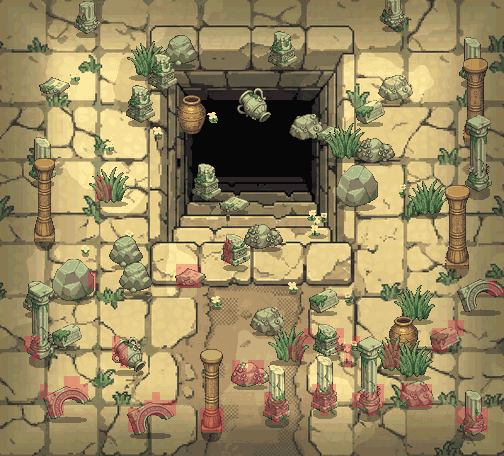

A level layout from a 2D game, rendered from its tile map. Below: a short description, then the map file with its tile-grid data intact:
An orthogonal 63x57 tile map with 8x8 px tiles, 1 tile layer (collision_8px), 1 image layer.

<map version="1.10" tiledversion="1.10.2" orientation="orthogonal" renderorder="right-down" width="63" height="57" tilewidth="8" tileheight="8" infinite="0" nextlayerid="4" nextobjectid="1">
 <properties>
  <property name="moteur" value="RogueEssence / PMDO" />
  <property name="case_lecture_px" type="int" value="24" />
  <property name="viewport" value="320x240" />
 </properties>
 <tileset firstgid="1" source="brosse_collision.tsx" />
 <imagelayer id="1" name="fond">
  <image source="fond.png" width="504" height="456" />
 </imagelayer>
 <layer id="2" name="collision_8px" width="63" height="57" opacity="0.55">
  <data encoding="csv">
1,1,1,1,1,1,1,1,1,1,1,1,1,1,1,1,1,1,1,1,1,1,1,1,1,1,1,1,1,1,1,1,1,1,1,1,1,1,1,1,1,1,1,1,1,1,1,1,1,1,1,1,1,1,1,1,1,1,1,1,1,1,1,
1,1,1,1,1,1,1,1,1,1,1,1,1,1,1,1,1,1,1,1,1,1,1,1,1,1,1,1,1,1,1,1,1,1,1,1,1,1,1,1,1,1,1,1,1,1,1,1,1,1,1,1,1,1,1,1,1,1,1,1,1,1,1,
1,1,1,1,1,1,1,1,1,1,1,1,1,1,1,1,1,1,1,1,1,1,1,1,1,1,1,1,1,1,1,1,1,1,1,1,1,1,1,1,1,1,1,1,1,1,1,1,1,1,1,1,1,1,1,1,1,1,1,1,1,1,1,
1,1,1,1,1,1,1,1,1,1,1,1,1,1,1,1,1,1,1,1,1,1,1,1,1,1,1,1,1,1,1,1,1,1,1,1,1,1,1,1,1,1,1,1,1,1,1,1,1,1,1,1,1,1,1,1,1,1,1,1,1,1,1,
1,1,1,1,1,1,1,1,1,1,1,1,1,1,1,1,1,1,1,1,1,1,1,1,1,1,1,1,1,1,1,1,1,1,1,1,1,1,1,1,1,1,1,1,1,1,1,1,1,1,1,1,1,1,1,1,1,1,1,1,1,1,1,
1,1,1,1,1,1,1,1,1,1,1,1,1,1,1,1,1,1,1,1,1,1,1,1,1,1,1,1,1,1,1,1,1,1,1,1,1,1,1,1,1,1,1,1,1,1,1,1,1,1,1,1,1,1,1,1,1,1,1,1,1,1,1,
1,1,1,1,1,1,1,1,1,1,1,1,1,1,1,1,1,1,1,1,1,1,1,1,1,1,1,1,1,1,1,1,1,1,1,1,1,1,1,1,1,1,1,1,1,1,1,1,1,1,1,1,1,1,1,1,1,1,1,1,1,1,1,
1,1,1,1,1,1,1,1,1,1,1,1,1,1,1,1,1,1,1,1,1,1,1,1,1,1,1,1,1,1,1,1,1,1,1,1,1,1,1,1,1,1,1,1,1,1,1,1,1,1,1,1,1,1,1,1,1,1,1,1,1,1,1,
1,1,1,1,1,1,1,1,1,1,1,1,1,1,1,1,1,1,1,1,1,1,1,1,1,1,1,1,1,1,1,1,1,1,1,1,1,1,1,1,1,1,1,1,1,1,1,1,1,1,1,1,1,1,1,1,1,1,1,1,1,1,1,
1,1,1,1,1,1,1,1,1,1,1,1,1,1,1,1,1,1,1,1,1,1,1,1,1,1,1,1,1,1,1,1,1,1,1,1,1,1,1,1,1,1,1,1,1,1,1,1,1,1,1,1,1,1,1,1,1,1,1,1,1,1,1,
1,1,1,1,1,1,1,1,1,1,1,1,1,1,1,1,1,1,1,1,1,1,1,1,1,1,1,1,1,1,1,1,1,1,1,1,1,1,1,1,1,1,1,1,1,1,1,1,1,1,1,1,1,1,1,1,1,1,1,1,1,1,1,
1,1,1,1,1,1,1,1,1,1,1,1,1,1,1,1,1,1,1,1,1,1,1,1,1,1,1,1,1,1,1,1,1,1,1,1,1,1,1,1,1,1,1,1,1,1,1,1,1,1,1,1,1,1,1,1,1,1,1,1,1,1,1,
1,1,1,1,1,1,1,1,1,1,1,1,1,1,1,1,1,1,1,1,1,1,1,1,1,1,1,1,1,1,1,1,1,1,1,1,1,1,1,1,1,1,1,1,1,1,1,1,1,1,1,1,1,1,1,1,1,1,1,1,1,1,1,
1,1,1,1,1,1,1,1,1,1,1,1,1,1,1,1,1,1,1,1,1,1,1,1,1,1,1,1,1,1,1,1,1,1,1,1,1,1,1,1,1,1,1,1,1,1,1,1,1,1,1,1,1,1,1,1,1,1,1,1,1,1,1,
1,1,1,1,1,1,1,1,1,1,1,1,1,1,1,1,1,1,1,1,1,1,1,1,1,1,1,1,1,1,1,1,1,1,1,1,1,1,1,1,1,1,1,1,1,1,1,1,1,1,1,1,1,1,1,1,1,1,1,1,1,1,1,
1,1,1,1,1,1,1,1,1,1,1,1,1,1,1,1,1,1,1,1,1,1,1,1,1,1,1,1,1,1,1,1,1,1,1,1,1,1,1,1,1,1,1,1,1,1,1,1,1,1,1,1,1,1,1,1,1,1,1,1,1,1,1,
1,1,1,1,1,1,1,1,1,1,1,1,1,1,1,1,1,1,1,1,1,1,1,1,1,1,1,1,1,1,1,1,1,1,1,1,1,1,1,1,1,1,1,1,1,1,1,1,1,1,1,1,1,1,1,1,1,1,1,1,1,1,1,
1,1,1,1,1,1,1,1,1,1,1,1,1,1,1,1,1,1,1,1,1,1,1,1,1,1,1,1,1,1,1,1,1,1,1,1,1,1,1,1,1,1,1,1,1,1,1,1,1,1,1,1,1,1,1,1,1,1,1,1,1,1,1,
1,1,1,1,1,1,1,1,1,1,1,1,1,1,1,1,1,1,1,1,1,1,1,1,1,1,1,1,1,1,1,1,1,1,1,1,1,1,1,1,1,1,1,1,1,1,1,1,1,1,1,1,1,1,1,1,1,1,1,1,1,1,1,
1,1,1,1,1,1,1,1,1,1,1,1,1,1,1,1,1,1,1,1,1,1,1,1,1,1,1,1,1,1,1,1,1,1,1,1,1,1,1,1,1,1,1,1,1,1,1,1,1,1,1,1,1,1,1,1,1,1,1,1,1,1,1,
1,1,1,1,1,1,1,1,1,1,1,1,1,1,1,1,1,1,1,1,1,1,1,1,1,1,1,1,1,1,1,1,1,1,1,1,1,1,1,1,1,1,1,1,1,1,1,1,1,1,1,1,1,1,1,1,1,1,1,1,1,1,1,
1,1,1,1,1,1,1,1,1,1,1,1,1,1,1,1,1,1,1,1,1,1,1,1,1,1,1,1,1,1,1,1,1,1,1,1,1,1,1,1,1,1,1,1,1,1,1,1,1,1,1,1,1,1,1,1,1,1,1,1,1,1,1,
1,1,1,1,1,1,1,1,1,1,1,1,2,1,1,1,1,1,1,1,1,1,1,1,1,1,1,1,1,1,1,1,1,1,1,1,1,1,1,1,1,1,1,1,1,1,1,1,1,1,1,1,1,1,1,1,1,1,1,1,1,1,1,
1,1,1,1,1,1,1,1,1,1,1,1,2,2,1,1,1,1,1,1,1,1,1,1,1,1,1,1,1,1,1,1,1,1,1,1,1,1,1,1,1,1,1,1,1,1,1,1,1,1,1,1,1,1,1,1,1,1,1,1,1,1,1,
1,1,1,1,1,1,1,1,1,1,1,1,2,2,1,1,1,1,1,1,1,1,1,1,1,1,1,1,1,1,1,1,1,1,1,1,1,1,1,1,1,1,1,1,1,1,1,1,1,1,1,1,1,1,1,1,1,1,1,1,1,1,1,
1,1,1,1,1,1,1,1,1,1,1,1,1,1,1,1,1,1,1,1,1,1,1,1,1,1,1,1,1,1,1,1,1,1,1,1,1,1,1,1,1,1,1,1,1,1,1,1,1,1,1,1,1,1,1,1,1,1,1,1,1,1,1,
1,1,1,1,1,1,1,1,1,1,1,1,1,1,1,1,1,1,1,1,1,1,1,1,1,1,1,1,1,1,1,1,1,1,1,1,1,1,1,1,1,1,1,1,1,1,1,1,1,1,1,1,1,1,1,1,1,1,1,1,1,1,1,
1,1,1,1,1,1,1,1,1,1,1,1,1,1,1,1,1,1,1,1,1,1,1,1,1,1,1,1,1,1,1,1,1,1,1,1,1,1,1,1,1,1,1,1,1,1,1,1,1,1,1,1,1,1,1,1,1,1,1,1,1,1,1,
1,1,1,1,1,1,1,1,1,1,1,1,1,1,1,1,1,1,1,1,1,1,1,1,1,1,1,1,1,1,1,1,1,1,1,1,1,1,1,1,1,1,1,1,1,1,1,1,1,1,1,1,1,1,1,1,1,1,1,1,1,1,1,
1,1,1,1,1,1,1,1,1,1,1,1,1,1,1,1,1,1,1,1,1,1,1,1,1,1,1,1,1,1,1,1,1,1,1,1,1,1,1,1,1,1,1,1,1,1,1,1,1,1,1,1,1,1,1,1,1,1,1,1,1,1,1,
1,1,1,1,1,1,1,1,1,1,1,1,1,1,1,1,1,1,1,1,1,1,1,1,1,1,1,1,2,1,1,1,1,1,1,1,1,1,1,1,1,1,1,1,1,1,1,1,1,1,1,1,1,1,1,1,1,1,1,1,1,1,1,
1,1,1,1,1,1,1,1,1,1,1,1,1,1,1,1,1,1,1,1,1,1,1,1,1,1,1,1,2,1,1,1,1,1,1,1,1,1,1,1,1,1,1,1,1,1,1,1,1,1,1,1,1,1,1,1,1,1,1,1,1,1,1,
1,1,1,1,1,1,1,1,1,1,1,1,1,1,1,1,1,1,1,1,1,1,1,1,1,1,1,1,2,1,1,1,1,1,1,1,1,1,1,1,1,1,1,1,1,1,1,1,1,1,1,1,1,1,1,1,1,1,1,1,1,1,1,
1,1,1,1,1,1,1,1,1,1,1,1,1,1,1,1,1,1,1,1,1,1,2,2,2,1,1,1,1,1,1,1,1,1,1,1,1,1,1,1,1,1,1,1,1,1,1,1,1,1,1,1,1,1,1,1,1,1,1,1,1,1,1,
1,1,1,1,1,1,1,1,1,1,1,2,1,1,1,1,1,1,1,1,1,1,2,2,2,1,1,1,1,1,1,1,1,1,1,1,1,1,1,1,1,1,1,1,1,1,1,1,1,1,1,1,1,1,1,1,1,1,1,1,1,1,1,
1,1,1,1,1,1,1,1,1,1,1,2,1,1,1,1,1,1,1,1,1,1,2,2,2,1,1,1,1,1,1,1,1,1,1,1,1,1,1,1,1,1,1,1,1,1,1,1,1,1,1,1,1,1,1,1,1,1,1,1,1,2,1,
1,1,1,1,1,1,1,1,1,1,1,1,1,1,1,1,1,1,1,1,1,1,1,1,1,1,1,1,1,1,1,1,1,1,1,1,1,1,1,1,1,1,1,1,1,1,1,1,1,1,1,1,1,1,1,1,1,1,1,1,1,2,2,
1,1,1,1,1,1,1,1,1,1,1,1,1,1,1,1,1,1,1,1,1,1,1,1,1,1,1,1,1,1,1,1,1,1,1,1,1,1,1,1,1,1,1,1,1,1,1,1,1,1,1,1,1,1,1,1,1,1,1,1,1,1,1,
1,1,1,1,1,1,1,1,1,1,1,1,1,1,1,1,1,1,1,1,1,1,1,1,1,1,1,1,1,1,1,1,1,1,1,1,1,1,1,1,1,1,1,1,1,1,1,1,1,1,1,1,1,1,1,1,1,1,1,1,1,1,1,
1,1,1,1,1,1,1,1,1,1,1,1,1,1,1,1,1,1,1,1,1,1,1,1,1,1,1,1,1,1,1,1,1,1,1,1,1,1,1,1,1,1,1,1,1,1,1,1,1,1,1,1,1,1,1,1,1,1,1,1,1,1,1,
1,1,1,1,1,1,1,1,1,1,1,1,1,1,1,1,1,1,1,1,1,1,1,1,1,1,1,1,1,1,1,1,1,1,1,1,1,1,1,1,1,1,1,1,1,1,1,1,1,1,1,1,1,1,1,1,2,2,1,1,1,1,1,
1,1,1,1,1,1,1,1,1,1,1,1,1,1,1,1,1,1,1,1,1,1,1,1,1,1,1,1,1,1,1,1,1,1,1,1,1,1,2,1,1,1,2,1,1,1,1,1,1,1,1,1,1,1,2,2,2,2,1,1,1,1,1,
1,1,1,2,2,1,1,1,1,1,1,1,1,1,2,1,1,1,1,1,1,1,1,1,1,1,1,1,1,1,1,1,1,1,1,1,1,2,2,1,1,1,2,1,2,1,1,1,1,1,1,1,1,1,2,2,2,1,1,1,1,1,1,
1,1,1,2,2,1,1,1,1,1,1,1,1,1,2,2,1,1,1,1,1,1,1,1,1,1,1,1,1,1,1,1,1,1,1,1,2,2,1,1,1,1,2,2,1,1,1,1,2,2,1,1,1,1,2,2,1,1,1,1,1,1,1,
1,1,1,1,2,1,1,1,1,1,1,1,1,1,2,2,1,1,1,1,1,1,1,1,1,1,1,1,1,1,1,1,1,1,1,1,2,2,1,1,1,1,1,2,1,1,1,1,2,2,1,1,1,1,1,1,1,1,1,1,1,1,1,
1,1,1,1,1,1,1,1,1,1,1,1,1,1,1,2,1,1,1,1,1,1,1,1,1,1,1,1,1,2,1,2,2,1,1,1,1,1,1,1,1,1,1,2,1,1,1,1,2,2,1,1,1,1,1,1,1,1,1,1,1,1,1,
1,1,1,1,1,1,1,1,1,1,1,1,1,1,1,1,1,1,1,1,1,1,1,1,1,1,1,1,1,2,2,2,2,1,1,1,1,1,1,1,1,1,1,1,1,1,1,1,1,1,1,1,1,1,1,1,1,1,1,1,1,1,1,
1,1,1,1,1,1,1,1,2,2,1,1,1,1,1,1,1,1,1,1,1,1,1,1,1,1,1,1,1,2,2,2,2,1,1,1,1,1,1,1,1,1,1,1,1,1,1,1,1,1,1,1,1,1,1,1,1,1,1,1,1,1,1,
1,1,1,1,1,2,1,1,2,2,2,1,1,1,1,1,1,1,1,1,1,1,1,1,1,1,1,1,1,1,1,1,1,1,1,1,1,1,1,2,1,2,1,1,1,1,1,2,1,1,2,2,2,2,1,1,1,1,1,1,1,1,1,
1,1,1,1,1,2,2,2,2,2,2,1,1,1,1,1,1,1,1,2,1,1,1,1,1,1,1,1,1,1,1,1,1,2,1,1,1,1,1,2,2,2,1,1,2,2,2,2,1,1,2,2,2,2,1,1,1,1,1,1,1,1,1,
1,1,1,1,1,1,2,2,1,1,1,1,1,1,1,1,1,1,2,2,2,2,1,1,1,1,1,1,1,1,1,1,1,2,2,2,1,1,1,2,2,2,1,1,2,2,2,2,1,1,1,2,2,2,1,1,1,1,1,1,1,1,1,
1,1,1,1,1,1,2,2,1,1,1,1,1,1,1,1,2,2,2,2,2,2,1,1,1,2,2,2,1,1,1,1,1,2,2,2,1,1,1,1,2,1,1,1,1,1,2,1,1,1,1,1,1,1,1,1,1,2,2,1,2,1,1,
1,1,1,1,1,1,1,1,1,1,1,1,1,1,1,1,2,2,1,1,1,1,1,1,1,2,2,2,1,1,1,1,1,1,2,1,1,1,1,1,1,1,1,1,1,1,1,1,1,1,1,1,1,1,1,1,1,2,2,2,2,1,1,
1,1,1,1,1,1,1,1,1,1,1,1,1,1,1,1,2,2,1,1,1,1,1,1,1,2,2,2,1,1,1,1,1,1,1,1,1,1,1,1,1,1,1,1,1,1,1,1,1,1,1,1,1,1,1,1,1,1,2,2,2,1,1,
1,1,1,1,1,1,1,1,1,1,1,1,1,1,1,1,1,1,1,1,1,1,1,1,1,1,1,1,1,1,1,1,1,1,1,1,1,1,1,1,1,1,1,1,1,1,1,1,1,1,1,1,1,1,1,1,1,1,1,1,1,1,1,
1,1,1,1,1,1,1,1,1,1,1,1,1,1,1,1,1,1,1,1,1,1,1,1,1,1,1,1,1,1,1,1,1,1,1,1,1,1,1,1,1,1,1,1,1,1,1,1,1,1,1,1,1,1,1,1,1,1,1,1,1,1,1,
1,1,1,1,1,1,1,1,1,1,1,1,1,1,1,1,1,1,1,1,1,1,1,1,1,1,1,1,1,1,1,1,1,1,1,1,1,1,1,1,1,1,1,1,1,1,1,1,1,1,1,1,1,1,1,1,1,1,1,1,1,1,1
  </data>
 </layer>
</map>
